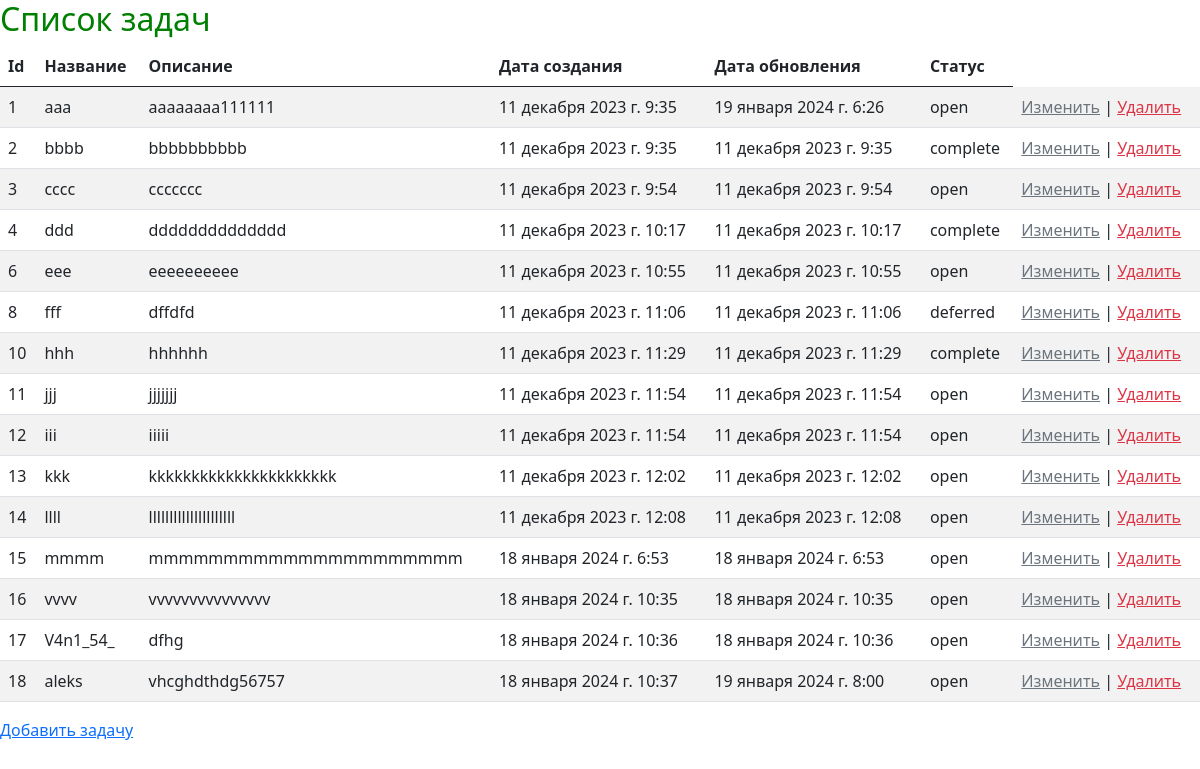
/, run on an earlier commit of the app's database.
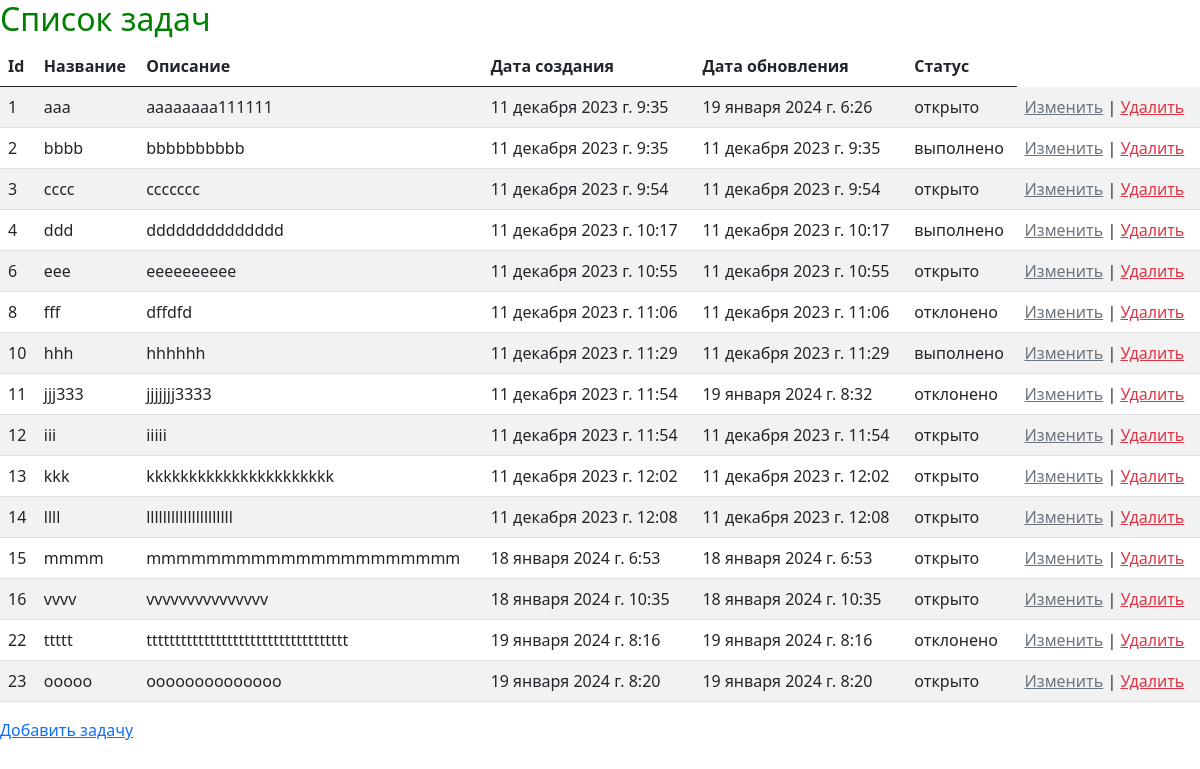
And on a later commit of the database.
### todolist/models.py (models this page shows, shortened)
class Task(models.Model):
    id = models.AutoField(primary_key=True)
    name = models.CharField(max_length=50)
    desc = models.TextField()
    create_time = models.DateTimeField(auto_now_add=True)
    update_time = models.DateTimeField(auto_now=True)
    status_id = models.ForeignKey(Status, on_delete=models.CASCADE, default="open")

class Status(models.Model):
    name_status = models.CharField(max_length=20)
    def __str__(self):
        return self.name_status

### todolist/views.py (the view)
# urls.py: path("", index),
def index(request):
    tasks = Task.objects.all()
    data = {"variable": "Hello!!!", "tasks": tasks}
    return render(request, "index.html", context=data)

### todolist/templates/index.html (shortened to what this page needs)
<!DOCTYPE html>
{% load static %}
<html lang="en">
<head>
    <link rel="stylesheet" href="{% static 'styles.css' %}" />
    <link href="https://cdn.jsdelivr.net/npm/bootstrap@5.0.1/dist/css/bootstrap.min.css" rel="stylesheet">
</head>
<body>
    {% if tasks.count > 0 %}
    <h2>Список задач</h2>
    <table class="table table-striped">
        <thead><th scope="col">Id</th><th scope="col">Название</th><th scope="col">Описание</th><th scope="col">Дата создания</th><th scope="col">Дата обновления</th><th scope="col">Статус</th></thead>
        {% for task in tasks %}
        <tr>
            <td>{{ task.id }}</td>
            <td>{{ task.name }}</td>
            <td>{{ task.desc }}</td>
            <td>{{ task.create_time }}</td>
            <td>{{ task.update_time }}</td>
            <td>{{ task.status_id }}</td>
            <td><a href="edit_task/{{task.id}}" class="link-secondary">Изменить</a> | <a href="" class="link-danger" onclick="showConfirmation({{task.id}});">Удалить</a></td>
        </tr>
        {% endfor %}
    </table>
    {% endif %}
    <p><a href="add_task">Добавить задачу</a></p>
</body>
</html>

### todolist/static/styles.css (style rules this page uses)
h2 { color:green; }

What changed in the data, as far as the page shows it:
removed Task: id "17", name "V4n1_54_", desc "dfhg", create_time "18 января 2024 г. 10:36", update_time "18 января 2024 г. 10:36", status_id "open"
removed Task: id "18", name "aleks", desc "vhcghdthdg56757", create_time "18 января 2024 г. 10:37", update_time "19 января 2024 г. 8:00", status_id "open"
changed through a linked row, Task "aaa": status_id "open" → "открыто"
changed through a linked row, Task "bbbb": status_id "complete" → "выполнено"
changed through a linked row, Task "cccc": status_id "open" → "открыто"
changed through a linked row, Task "ddd": status_id "complete" → "выполнено"
changed through a linked row, Task "eee": status_id "open" → "открыто"
changed through a linked row, Task "fff": status_id "deferred" → "отклонено"
changed through a linked row, Task "hhh": status_id "complete" → "выполнено"
changed Task id 11: name "jjj" → "jjj333"; desc "jjjjjjj" → "jjjjjjj3333"; update_time "11 декабря 2023 г. 11:54" → "19 января 2024 г. 8:32"; status_id "open" → "отклонено"
changed through a linked row, Task "iii": status_id "open" → "открыто"
changed through a linked row, Task "kkk": status_id "open" → "открыто"
changed through a linked row, Task "llll": status_id "open" → "открыто"
changed through a linked row, Task "mmmm": status_id "open" → "открыто"
changed through a linked row, Task "vvvv": status_id "open" → "открыто"
added Task: id "22", name "ttttt", desc "ttttttttttttttttttttttttttttttttttt", create_time "19 января 2024 г. 8:16", update_time "19 января 2024 г. 8:16", status_id "отклонено"
added Task: id "23", name "ooooo", desc "oooooooooooooo", create_time "19 января 2024 г. 8:20", update_time "19 января 2024 г. 8:20", status_id "открыто"
